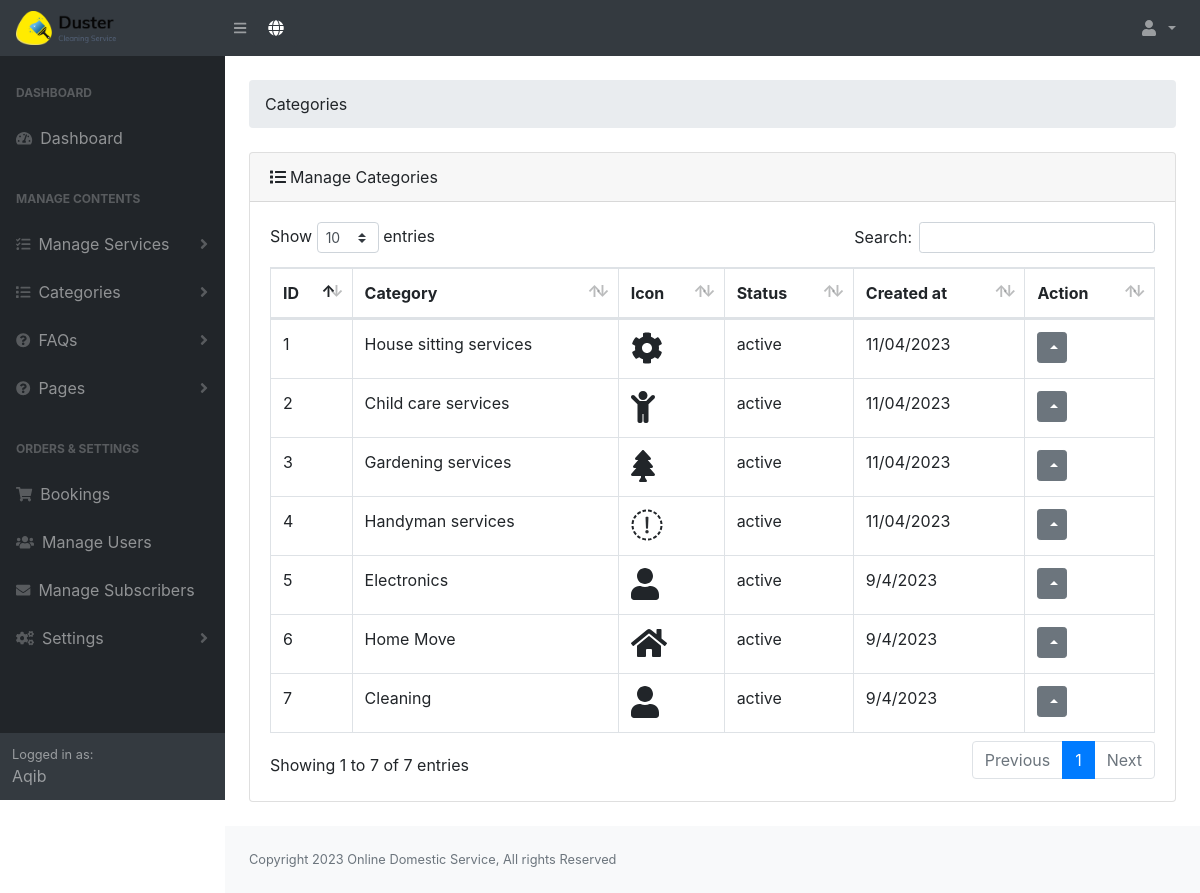
The page /admin/categories.php (signed in) on the database its author committed.
### tables this page shows
CREATE TABLE `tbl_users` (
  `id` int(10) NOT NULL,
  `username` varchar(255) DEFAULT NULL,
  `fullname` varchar(255) DEFAULT NULL,
  `email` varchar(255) DEFAULT NULL,
  `mobile_no` varchar(15) DEFAULT NULL,
  `password` varchar(255) DEFAULT NULL,
  `role` varchar(10) DEFAULT NULL,
  `photo` varchar(255) DEFAULT NULL,
  `created_at` varchar(255) DEFAULT NULL,
  `gender` varchar(20) DEFAULT NULL,
  `status` varchar(10) DEFAULT NULL,
  `comment` varchar(255) DEFAULT NULL
);

CREATE TABLE `tbl_categories` (
  `cat_id` int(11) NOT NULL,
  `cat_name` varchar(50) NOT NULL DEFAULT '',
  `cat_icon` varchar(255) NOT NULL DEFAULT '',
  `cat_status` varchar(50) NOT NULL DEFAULT '',
  `created_at` varchar(50) NOT NULL DEFAULT ''
);

CREATE TABLE `tbl_settings` (
  `id` int(10) NOT NULL,
  `site_title` varchar(255) NOT NULL,
  `site_footer` varchar(255) NOT NULL,
  `web_phone` varchar(255) NOT NULL,
  `web_email` varchar(255) NOT NULL,
  `web_address_location` varchar(255) NOT NULL,
  `web_currency` varchar(10) NOT NULL,
  `dollar_exchange_rate` varchar(10) NOT NULL,
  `g_recaptcha_site_key` varchar(255) DEFAULT NULL,
  `g_recaptcha_secret_key` varchar(255) DEFAULT NULL,
  `g_recaptcha_status` varchar(10) DEFAULT NULL
);

### admin/config.php (called while the page is built, shortened)
<?php
$dbhost = 'localhost';
$dbname = 'fyp';
$dbuser = 'root';
$dbpass = '';
try {
	$pdo = new PDO("mysql:host={$dbhost};dbname={$dbname}", $dbuser, $dbpass);
	$pdo->setAttribute(PDO::ATTR_ERRMODE, PDO::ERRMODE_EXCEPTION);
}
catch( PDOException $exception ) {
	echo "Connection Error: " . $exception->getMessage();
	die();
}
$setting_statement = $pdo->prepare('SELECT * FROM tbl_settings');
$setting_statement->execute();
$setting_statement_results = $setting_statement->fetch();
?>

### admin/autoloader.php (called while the page is built, shortened)
<?php
include 'config.php';
?>

### admin/categories.php (the view, shortened to what this page needs)
<?php include 'header.php' ?>
<div class="container-fluid">
    <ol class="breadcrumb mb-4 mt-4">
        <li class="breadcrumb-item ">Categories</li>
    </ol>
    <div class="card mb-4">
        <div class="card-header">
            <i class="fas fa-list mr-1"></i>Manage Categories
        </div>
        <div class="card-body">
            <div class="table-responsive">
                <table class="table table-bordered" width="100%" id="dataTable" cellspacing="0">
                    <thead>
                        <tr>
                            <th>ID</th>
                            <th>Category</th>
                            <th>Icon</th>
                            <th>Status</th>
                            <th>Created at</th>
                            <th>Action</th>
                        </tr>
                    </thead>
                    <tbody>
                        <?php
                            $statement = $pdo->prepare('SELECT * FROM tbl_categories ORDER BY cat_id DESC');
                            $statement->execute();
                            $result = $statement->fetchAll();
                            $i = 0;
                            foreach ($result as $key) {
                            $i++;
                        ?>
                                                        <tr>
                            <td><?php echo $i;?></td>
                            <td><?php echo $key['cat_name'];?></td>
                            <td><i class="<?php echo $key['cat_icon'];?> fa-2x"></i></td>
                            <td><?php echo $key['cat_status'];?></td>
                            <td><?php echo $key['created_at'];?></td>
                            <td>
                                <div class="btn-group dropup">
                                  <button type="button" class="btn btn-secondary btn-sm dropdown-toggle" data-toggle="dropdown" aria-haspopup="true" aria-expanded="false">
                                  </button>
                                </div>
                            </td>
                        </tr>
                        <?php } ?>
                    </tbody>
                </table>
            </div>
        </div>
    </div>
</div>
<?php include 'footer.php' ?>

### admin/header.php (shortened to what this page needs)
<?php
include 'autoloader.php';
$u_id = $_SESSION['admin']['id'];
$statement = $pdo->prepare('SELECT * FROM tbl_users WHERE id=?');
$statement->execute(array($u_id));
$user_result = $statement->fetch();
?>
<!DOCTYPE html>
<html lang="en">
    <head>
        <link href="css/styles.css" rel="stylesheet" />
        <link href="css/dataTables.bootstrap4.min.css" rel="stylesheet" />
    </head>
    <body class="sb-nav-fixed">
        <nav class="sb-topnav navbar navbar-expand navbar-dark bg-dark">
            <a class="navbar-brand" href="dashboard.php">
                <img src="assets/logo/logo.png" class="existing-photo" width="100">
            </a>
            <button class="btn btn-link btn-sm order-1 order-lg-0" id="sidebarToggle" href="#">
                <i class="fas fa-bars"></i>
            </button
            >
            <a href="/" target="_blank" class="btn btn-dark" type="button">
                <i class="fas fa-globe"></i>
            </a>
            <ul class="navbar-nav ml-auto ml-md-0">
                <li class="nav-item dropdown">
                    <a class="nav-link dropdown-toggle" id="userDropdown" href="#" role="button" data-toggle="dropdown" aria-haspopup="true" aria-expanded="false">
                        <i class="fas fa-user fa-fw"></i>
                    </a>
                </li>
            </ul>
        </nav>
        <div id="layoutSidenav">
            <div id="layoutSidenav_nav">
                <nav class="sb-sidenav accordion sb-sidenav-dark" id="sidenavAccordion">
                    <div class="sb-sidenav-menu">
                        <div class="nav">
                            <div class="sb-sidenav-menu-heading">Dashboard</div>
                            <a class="nav-link" href="dashboard.php">
                                <div class="sb-nav-link-icon">
                                    <i class="fas fa-tachometer-alt"></i>
                                </div>
                                Dashboard
                            </a>
                            <div class="sb-sidenav-menu-heading">Manage Contents</div>
                            <a class="nav-link collapsed" href="#" data-toggle="collapse" data-target="#collapseServices" aria-expanded="false" aria-controls="collapseServices">
                                <div class="sb-nav-link-icon">
                                    <i class="fas fa-tasks"></i>
                                </div>
                                    Manage Services
                                <div class="sb-sidenav-collapse-arrow">
                                    <i class="fas fa-angle-down"></i>
                                </div
                            ></a>
                            <a class="nav-link collapsed" href="#" data-toggle="collapse" data-target="#collapseLayouts" aria-expanded="false" aria-controls="collapseLayouts">
                                <div class="sb-nav-link-icon">
                                    <i class="fas fa-list"></i>
                                </div>
                                    Categories
                                <div class="sb-sidenav-collapse-arrow">
                                    <i class="fas fa-angle-down"></i>
                                </div
                            ></a>
                            <a class="nav-link collapsed" href="#" data-toggle="collapse" data-target="#collapseFaqs" aria-expanded="false" aria-controls="collapseFaqs">
                                <div class="sb-nav-link-icon">
                                    <i class="fas fa-question-circle"></i>
                                </div>
                                    FAQs
                                <div class="sb-sidenav-collapse-arrow">
                                    <i class="fas fa-angle-down"></i>
                                </div
                            ></a>
                            <a class="nav-link collapsed" href="#" data-toggle="collapse" data-target="#collapsePages" aria-expanded="false" aria-controls="collapsePages">
                                <div class="sb-nav-link-icon">
                                    <i class="fas fa-question-circle"></i>
                                </div>
                                    Pages
                                <div class="sb-sidenav-collapse-arrow">
                                    <i class="fas fa-angle-down"></i>
                                </div
                            ></a>
                            <div class="sb-sidenav-menu-heading">Orders & Settings</div>
                            <a class="nav-link" href="bookings.php">
                                <div class="sb-nav-link-icon">
                                    <i class="fa fa-shopping-cart"></i>
                                </div>
                                Bookings</a>
                            <a class="nav-link" href="users.php">
                                <div class="sb-nav-link-icon">
                                    <i class="fas fa-users"></i>
                                </div>
                                Manage Users</a>
                             <a class="nav-link" href="subscribers.php">
                                <div class="sb-nav-link-icon">
                                    <i class="fas fa-envelope"></i>
                                </div>
                                Manage Subscribers</a>
                            <a class="nav-link collapsed" href="#" data-toggle="collapse" data-target="#collapseSetting" aria-expanded="false" aria-controls="collapseSetting"
                                ><div class="sb-nav-link-icon">
                                    <i class="fas fa-cogs"></i>
                                </div>
                                Settings
                                <div class="sb-sidenav-collapse-arrow">
                                    <i class="fas fa-angle-down"></i>
                                    </div
                            ></a>
                        </div>
                    </div>
                    <div class="sb-sidenav-footer">
                        <div class="small">Logged in as:</div>
                        <?php echo $user_result['fullname']; ?>
                    </div>
                </nav>
            </div>
            <div id="layoutSidenav_content">
            <main>

### admin/footer.php (shortened to what this page needs)
                </main>
                <footer class="py-4 bg-light mt-auto">
                    <div class="container-fluid">
                        <div class="d-flex align-items-center justify-content-between small">
                            <div class="text-muted"> <?php echo $setting_statement_results['site_footer']; ?></div>
                        </div>
                    </div>
                </footer>
            </div>
        </div>
    </body>
</html>

### rows shown on the page
tbl_users: fullname "Aqib"
tbl_categories: cat_name "House sitting services", cat_status "active", created_at "11/04/2023"
tbl_categories: cat_name "Child care services", cat_status "active", created_at "11/04/2023"
tbl_categories: cat_name "Gardening services", cat_status "active", created_at "11/04/2023"
tbl_categories: cat_name "Handyman services", cat_status "active", created_at "11/04/2023"
tbl_categories: cat_name "Electronics", cat_status "active", created_at "9/4/2023"
tbl_categories: cat_name "Home Move", cat_status "active", created_at "9/4/2023"
tbl_categories: cat_name "Cleaning", cat_status "active", created_at "9/4/2023"
tbl_settings: site_footer "Copyright 2023 Online Domestic Service, All rights Reserved"
